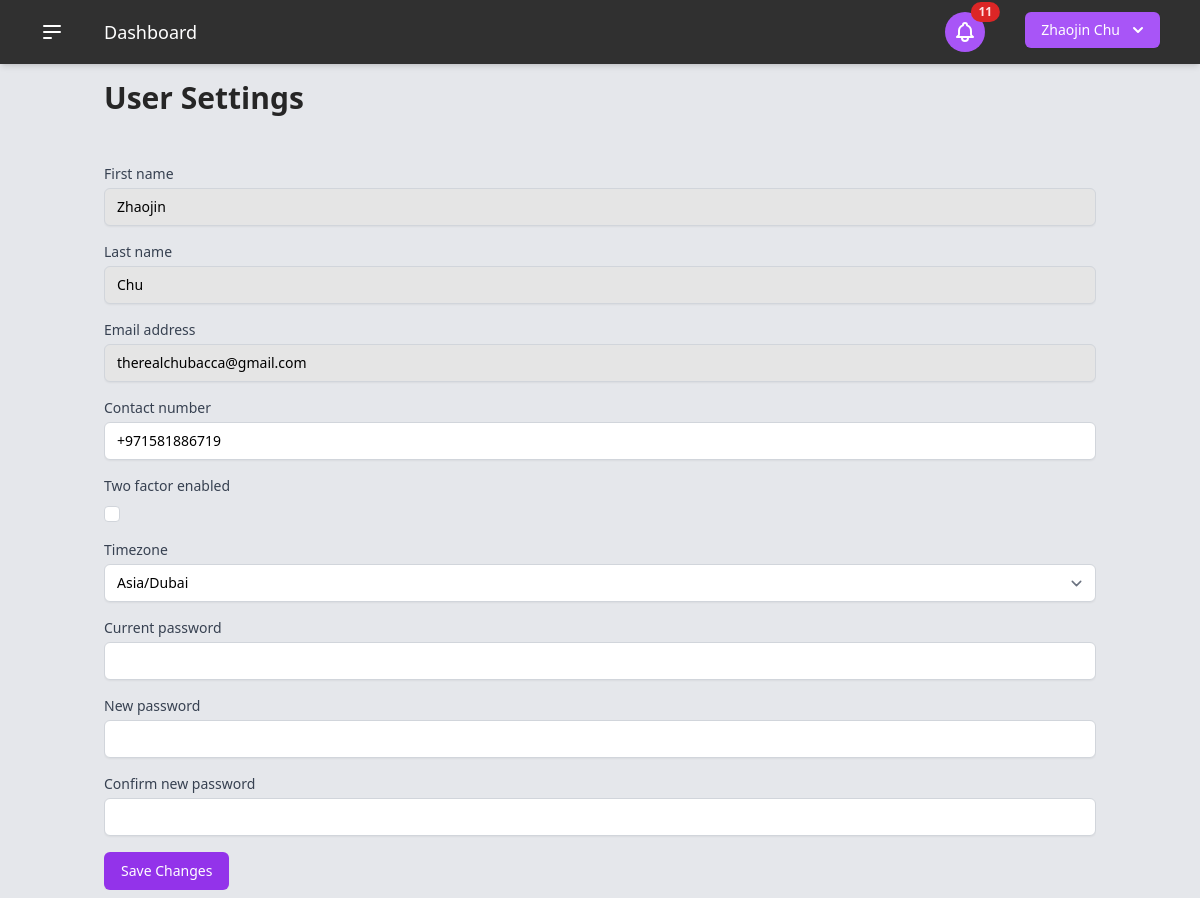
The page /settings (signed in) on the database its author committed.
### users/models.py (models this page shows, shortened)
class User(AbstractBaseUser):
    USER_TYPE_CHOICES = (
        (1, "Student"),
        (2, "Teacher"),
    )
    user_type = models.PositiveSmallIntegerField(
        choices=USER_TYPE_CHOICES,
        default=1,
    )
    timezone = models.CharField(max_length=50, default="UTC")
    email = models.EmailField(
        "email address",
        max_length=255,
        unique=True,
        validators=[EmailValidator(message="Enter a valid email address.")],
    )
    first_name = models.CharField(
        "first name",
        max_length=150,
        validators=[
            RegexValidator(r"^[a-zA-Z\s]+$", "Enter a valid first name (letters only).")
        ],
    )
    last_name = models.CharField(
        "last name",
        max_length=150,
        validators=[
            RegexValidator(r"^[a-zA-Z\s]+$", "Enter a valid last name (letters only).")
        ],
    )
    password = models.CharField(
        "password",
        max_length=255,
        validators=[
            MinLengthValidator(8),
            RegexValidator(
                r"^(?=.*[a-z])(?=.*[A-Z])(?=.*\d)[A-Za-z\d]{8,}$",
                "Password must have at least 8 characters, including a number and a capital letter.",
            ),
        ],
    )
    contact_number = PhoneNumberField()
    date_of_birth = models.DateField("date of birth")
    two_factor_enabled = models.BooleanField(default=False)
    two_factor_code = models.CharField(max_length=6, blank=True, null=True)
    two_factor_code_expiry = models.DateTimeField(blank=True, null=True)
    password_reset_token = models.CharField(max_length=100, null=True, blank=True)
    password_reset_token_created_at = models.DateTimeField(null=True, blank=True)
    objects = UserManager()
    USERNAME_FIELD = "email"
    REQUIRED_FIELDS = ["__all__"]

### users/views.py (the view)
# urls.py: path("settings", settings, name="settings"),
@login_required
def settings(request):
    user = request.user
    if request.method == "POST":
        form = UserSettingsForm(request.POST, instance=user)
        if form.is_valid():
            current_password = form.cleaned_data.get("current_password")
            new_password = form.cleaned_data.get("new_password")
            confirm_new_password = form.cleaned_data.get("confirm_new_password")
            if new_password or current_password or confirm_new_password:
                if not (current_password and new_password and confirm_new_password):
                    messages.error(request, "All password fields must be filled to update your password.")
                    return render(request, "users/settings.html", {"form": form})
                if new_password != confirm_new_password:
                    messages.error(request, "New passwords do not match.")
                    return render(request, "users/settings.html", {"form": form})
            if new_password or confirm_new_password:
                if not current_password:
                    messages.error(request, "Current password is required to set a new password.")
                    return render(request, "users/settings.html", {"form": form})
                if user.check_password(current_password):
                    user.set_password(new_password)
                    update_session_auth_hash(request, user)
                    messages.success(request, "Your password has been updated.")
                    return render(request, "users/settings.html", {"form": form})
                else:
                    messages.error(request, "Current password is incorrect.")
                    return render(request, "users/settings.html", {"form": form})
            if form.has_changed():
                form.save()
                messages.success(request, "Your settings have been updated.")
            else:
                messages.error(request, "No changes detected.")
            return redirect("settings")
        else:
            return render(request, "users/settings.html", {"form": form})
    else:
        form = UserSettingsForm(instance=user)
    return render(request, "users/settings.html", {"form": form})

### templates/users/settings.html (shortened to what this page needs)
{% extends "_dashboard.html" %}
{% load widget_tweaks %}
{% block name %}User Settings{% endblock %}
{% block content %}
<div class="container mx-auto">
    <form method="post" class="space-y-4">
        {% for field in form %}
        <div>
            <label for="{{ field.id_for_label }}" class="block text-sm font-medium text-gray-700">
                {{ field.label }}
            </label>
            <div class="mt-1">
                {% if field.name == 'two_factor_enabled' %}
                    {{ field|add_class:"h-4 w-4 text-purple-600 focus:ring-purple-500 border-gray-300 rounded" }}
                {% else %}
                    {{ field|add_class:"shadow-sm focus:ring-purple-500 focus:border-purple-500 block w-full sm:text-sm border-gray-300 rounded-md" }}
                {% endif %}
            </div>
        </div>
        {% endfor %}
        <div>
            <button type="submit" class="inline-flex justify-center py-2 px-4 border border-transparent shadow-sm text-sm font-medium rounded-md text-white bg-purple-600 hover:bg-purple-700 focus:outline-none focus:ring-2 focus:ring-offset-2 focus:ring-purple-500">
                Save Changes
            </button>
        </div>
    </form>
</div>
{% endblock %}

### templates/components/current_user.html (shortened to what this page needs)
{% load static %}
<div x-data="{ open: false }" class="relative inline-block text-left mr-4">
    <div>
        <button
            @click="open = !open"
            type="button"
            class="inline-flex justify-center w-full rounded-md shadow-sm px-4 py-2 bg-purple-500 text-sm font-medium text-white hover:bg-purple-600 ring-purple-800"
            id="options-menu"
            aria-haspopup="true"
            x-bind:aria-expanded="open"
        >
            {{ user.first_name }} {{ user.last_name }}
            <svg
                class="-mr-1 ml-2 h-5 w-5"
                xmlns="http://www.w3.org/2000/svg"
                viewBox="0 0 20 20"
                fill="currentColor"
                aria-hidden="true"
            >
                <path
                    fill-rule="evenodd"
                    d="M5.293 7.293a1 1 0 011.414 0L10 10.586l3.293-3.293a1 1 0 111.414 1.414l-4 4a1 1 0 01-1.414 0l-4-4a1 1 0 010-1.414z"
                    clip-rule="evenodd"
                />
            </svg>
        </button>
    </div>
</div>

### rows shown on the page
User: first_name "Zhaojin", last_name "Chu", form "Zhaojin" "Chu" "therealchubacca@gmail.com" "+971581886719" "Asia/Dubai"

### other values the page prints
{{ field.label }} "First name" "Last name" "Email address" "Contact number" "Two factor enabled" "Timezone" "Current password" "New password" "Confirm new password"
